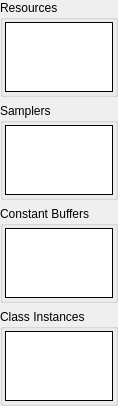
         <widget class="QWidget" name="vsScrollContents">
          <property name="geometry">
           <rect>
            <x>0</x>
            <y>0</y>
            <width>101</width>
            <height>344</height>
           </rect>
          </property>
          <layout class="QVBoxLayout" name="verticalLayout_10">
           <property name="leftMargin">
            <number>0</number>
           </property>
           <property name="topMargin">
            <number>0</number>
           </property>
           <property name="rightMargin">
            <number>0</number>
           </property>
           <property name="bottomMargin">
            <number>0</number>
           </property>
           <item>
            <widget class="CollapseGroupBox" name="vsResGroup">
             <property name="sizePolicy">
              <sizepolicy hsizetype="Preferred" vsizetype="Expanding">
               <horstretch>0</horstretch>
               <verstretch>1</verstretch>
              </sizepolicy>
             </property>
             <property name="title">
              <string>Resources</string>
             </property>
             <layout class="QHBoxLayout" name="horizontalLayout_4">
              <property name="leftMargin">
               <number>2</number>
              </property>
              <property name="topMargin">
               <number>2</number>
              </property>
              <property name="rightMargin">
               <number>2</number>
              </property>
              <property name="bottomMargin">
               <number>2</number>
              </property>
              <item>
               <widget class="RDTreeWidget" name="vsResources">
                <property name="frameShape">
                 <enum>QFrame::Box</enum>
                </property>
                <property name="frameShadow">
                 <enum>QFrame::Plain</enum>
                </property>
                <property name="editTriggers">
                 <set>QAbstractItemView::NoEditTriggers</set>
                </property>
                <property name="showDropIndicator" stdset="0">
                 <bool>false</bool>
                </property>
                <property name="rootIsDecorated">
                 <bool>false</bool>
                </property>
                <property name="allColumnsShowFocus">
                 <bool>true</bool>
                </property>
                <attribute name="headerStretchLastSection">
                 <bool>false</bool>
                </attribute>
               </widget>
              </item>
             </layout>
            </widget>
           </item>
           <item>
            <widget class="CollapseGroupBox" name="vsSamplerGroup">
             <property name="sizePolicy">
              <sizepolicy hsizetype="Preferred" vsizetype="Expanding">
               <horstretch>0</horstretch>
               <verstretch>1</verstretch>
              </sizepolicy>
             </property>
             <property name="title">
              <string>Samplers</string>
             </property>
             <layout class="QHBoxLayout" name="horizontalLayout_5">
              <property name="leftMargin">
               <number>2</number>
              </property>
              <property name="topMargin">
               <number>2</number>
              </property>
              <property name="rightMargin">
               <number>2</number>
              </property>
              <property name="bottomMargin">
               <number>2</number>
              </property>
              <item>
               <widget class="RDTreeWidget" name="vsSamplers">
                <property name="frameShape">
                 <enum>QFrame::Box</enum>
                </property>
                <property name="frameShadow">
                 <enum>QFrame::Plain</enum>
                </property>
                <property name="editTriggers">
                 <set>QAbstractItemView::NoEditTriggers</set>
                </property>
                <property name="showDropIndicator" stdset="0">
                 <bool>false</bool>
                </property>
                <property name="rootIsDecorated">
                 <bool>false</bool>
                </property>
                <property name="allColumnsShowFocus">
                 <bool>true</bool>
                </property>
                <attribute name="headerStretchLastSection">
                 <bool>false</bool>
                </attribute>
               </widget>
              </item>
             </layout>
            </widget>
           </item>
           <item>
            <widget class="CollapseGroupBox" name="vsCBufferGroup">
             <property name="sizePolicy">
              <sizepolicy hsizetype="Preferred" vsizetype="Expanding">
               <horstretch>0</horstretch>
               <verstretch>1</verstretch>
              </sizepolicy>
             </property>
             <property name="title">
              <string>Constant Buffers</string>
             </property>
             <layout class="QHBoxLayout" name="horizontalLayout_27">
              <property name="leftMargin">
               <number>2</number>
              </property>
              <property name="topMargin">
               <number>2</number>
              </property>
              <property name="rightMargin">
               <number>2</number>
              </property>
              <property name="bottomMargin">
               <number>2</number>
              </property>
              <item>
               <widget class="RDTreeWidget" name="vsCBuffers">
                <property name="frameShape">
                 <enum>QFrame::Box</enum>
                </property>
                <property name="frameShadow">
                 <enum>QFrame::Plain</enum>
                </property>
                <property name="editTriggers">
                 <set>QAbstractItemView::NoEditTriggers</set>
                </property>
                <property name="showDropIndicator" stdset="0">
                 <bool>false</bool>
                </property>
                <property name="rootIsDecorated">
                 <bool>false</bool>
                </property>
                <property name="allColumnsShowFocus">
                 <bool>true</bool>
                </property>
                <attribute name="headerStretchLastSection">
                 <bool>false</bool>
                </attribute>
               </widget>
              </item>
             </layout>
            </widget>
           </item>
           <item>
            <widget class="CollapseGroupBox" name="vsSubroutineGroup">
             <property name="sizePolicy">
              <sizepolicy hsizetype="Preferred" vsizetype="Expanding">
               <horstretch>0</horstretch>
               <verstretch>1</verstretch>
              </sizepolicy>
             </property>
             <property name="title">
              <string>Class Instances</string>
             </property>
             <layout class="QHBoxLayout" name="horizontalLayout_1">
              <property name="leftMargin">
               <number>2</number>
              </property>
              <property name="topMargin">
               <number>2</number>
              </property>
              <property name="rightMargin">
               <number>2</number>
              </property>
              <property name="bottomMargin">
               <number>2</number>
              </property>
              <item>
               <widget class="RDTreeWidget" name="vsClasses">
                <property name="frameShape">
                 <enum>QFrame::Box</enum>
                </property>
                <property name="frameShadow">
                 <enum>QFrame::Plain</enum>
                </property>
                <property name="editTriggers">
                 <set>QAbstractItemView::NoEditTriggers</set>
                </property>
                <property name="showDropIndicator" stdset="0">
                 <bool>false</bool>
                </property>
                <property name="rootIsDecorated">
                 <bool>false</bool>
                </property>
                <property name="allColumnsShowFocus">
                 <bool>true</bool>
                </property>
                <attribute name="headerStretchLastSection">
                 <bool>false</bool>
                </attribute>
               </widget>
              </item>
             </layout>
            </widget>
           </item>
           <item>
            <spacer name="verticalSpacer">
             <property name="orientation">
              <enum>Qt::Vertical</enum>
             </property>
             <property name="sizeType">
              <enum>QSizePolicy::MinimumExpanding</enum>
             </property>
             <property name="sizeHint" stdset="0">
              <size>
               <width>0</width>
               <height>0</height>
              </size>
             </property>
            </spacer>
           </item>
          </layout>
         </widget>
